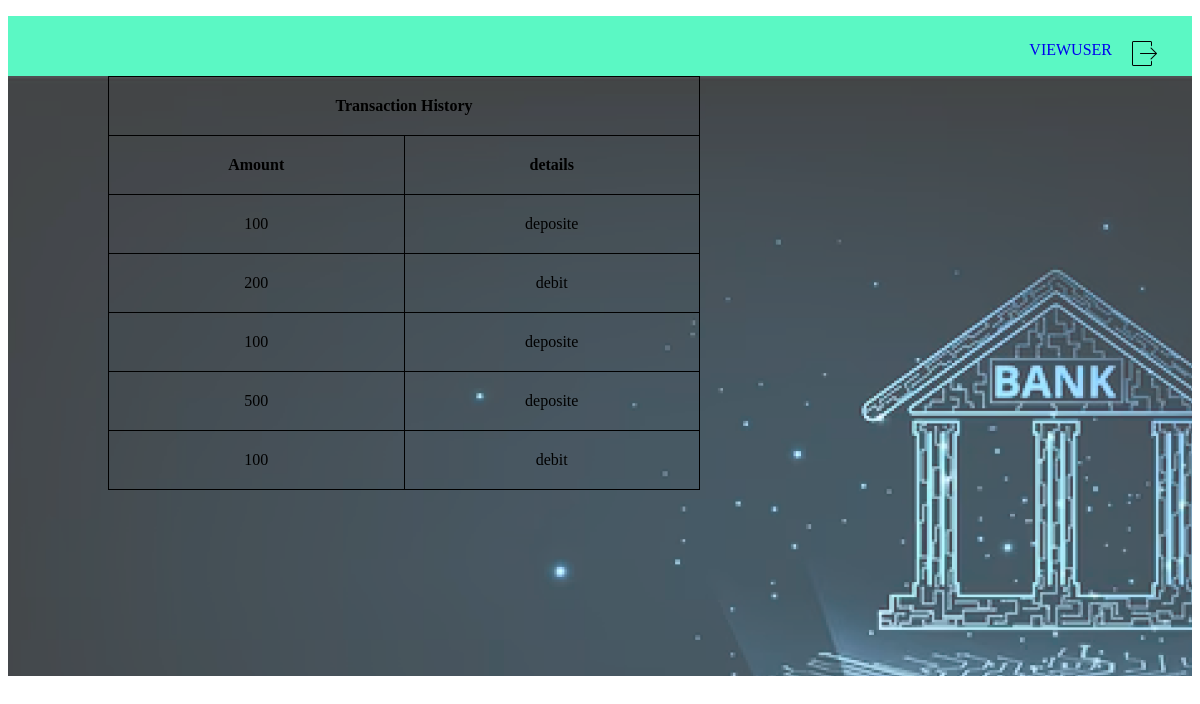
Screenshot of /viewhistory/2 with the database file from the repository.
### app/models.py (models this page shows)
class Transaction(models.Model):
    transaction_id=models.ForeignKey(CustomUser,on_delete=models.CASCADE)
    datetime=models.DateTimeField(auto_now_add=True)
    details=models.CharField(max_length=100)
    amount=models.IntegerField()
    balance=models.IntegerField()

### app/views.py (the view)
# urls.py: path('viewhistory/<int:id>',views.bankuserhistory,name='viewhistory'),
def bankuserhistory(request,id):
    user=User.objects.get(id=id)
    data=CustomUser.objects.get(id=user.user_id.id)
    data1=Transaction.objects.filter(transaction_id=data)
    return render(request,'userhistory.html',{'data1':data1})

### templates/userhistory.html (shortened to what this page needs)
{% extends 'bankhome.html' %}
{% block content %}
{% load static %}
<div class="container1">
  <table>
      <tr>
          <th colspan="3">Transaction History</th>
      </tr>
      <tr>
          <th>Amount</th>
          <th>details</th>
      </tr>
      {% for i in data1 %}
      <tr>
          <td>{{i.amount}}</td>
          <td>{{i.details}}</td>
      </tr>
      {% endfor %}
  </table>
</div>
  {% endblock %}

### rows the page displays
Transaction: amount "100", details "deposite"
Transaction: amount "200", details "debit"
Transaction: amount "100", details "deposite"
Transaction: amount "500", details "deposite"
Transaction: amount "100", details "debit"
